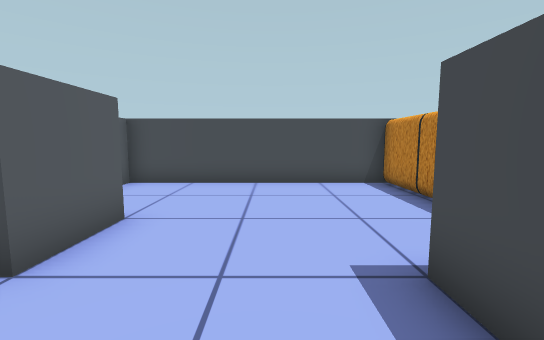
view 1 (above)

16 first-person views from a walk through a Unity game level. The camera is 1.3 m above the floor, tilts 6° down and sees 90° across. The floor is counted in squares, 1 m on a side. Each view is taken from the middle of a square. On the plan, view 1 faces up. The plan holds only what a view shows up to about 13 squares ahead; the rest is blank. The place goes on beyond the plan.

view 2
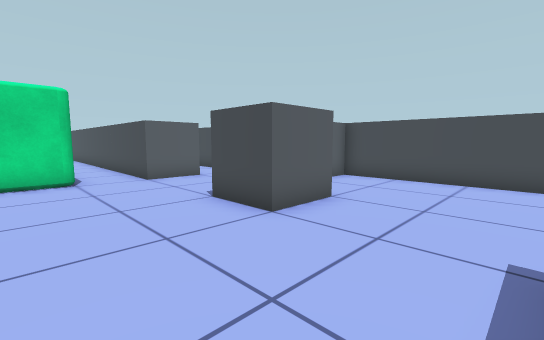

view 3
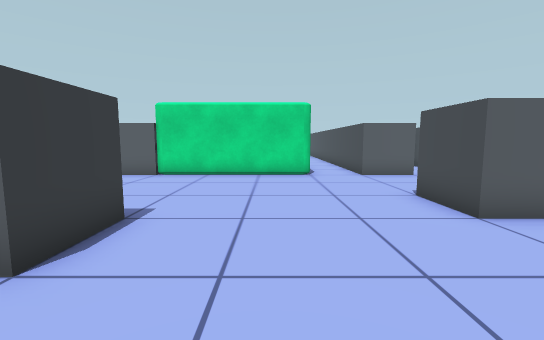

view 4
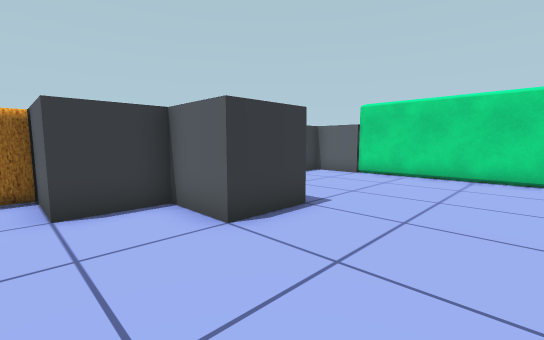

view 5
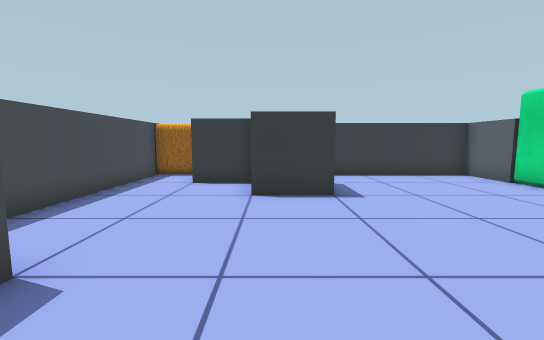

view 6
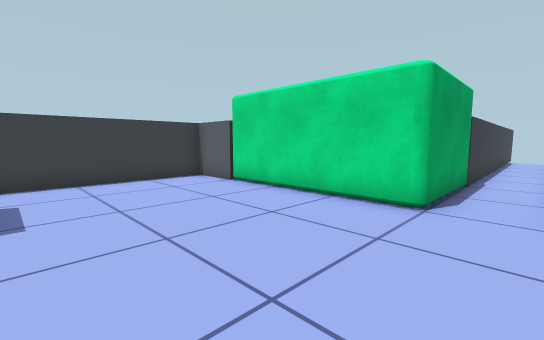

view 7
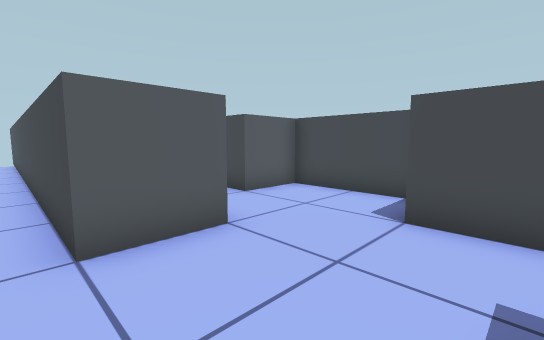

view 8
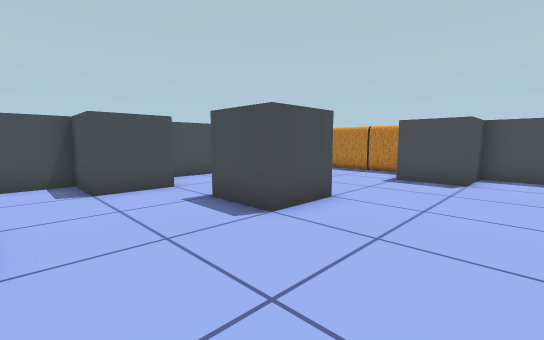

view 9
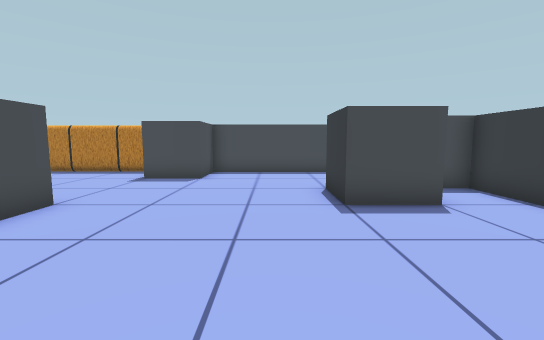

view 10
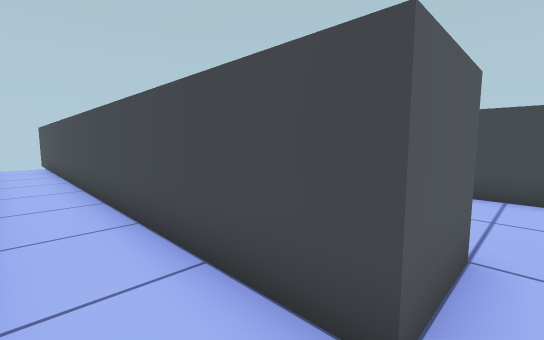

view 11
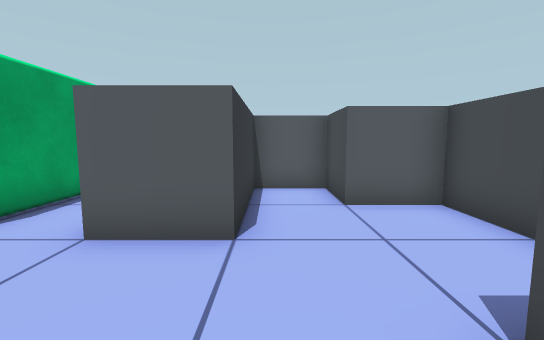

view 12
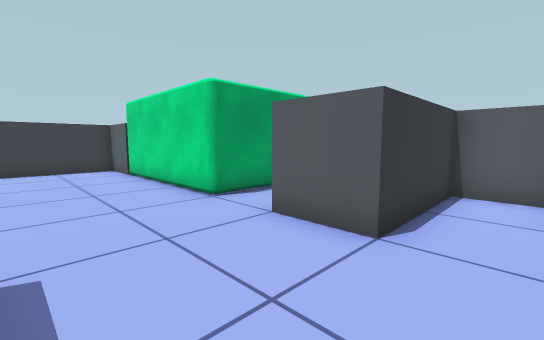

view 13
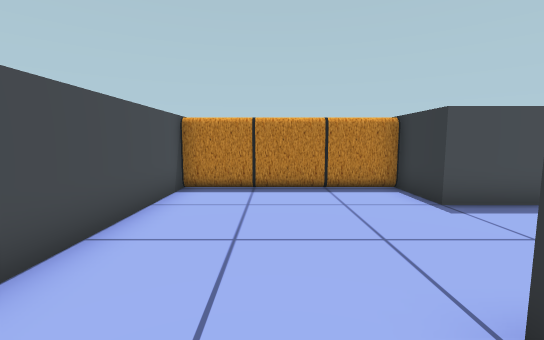

view 14
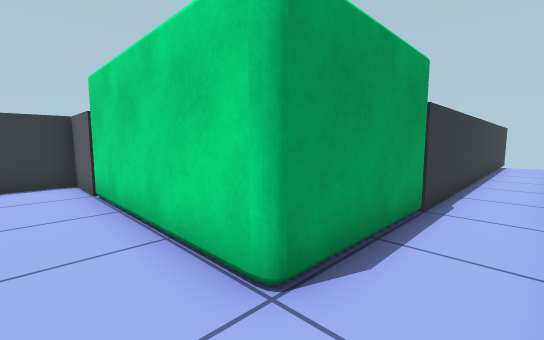

view 15
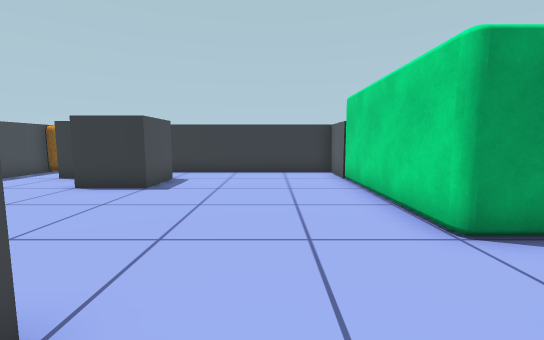

view 16
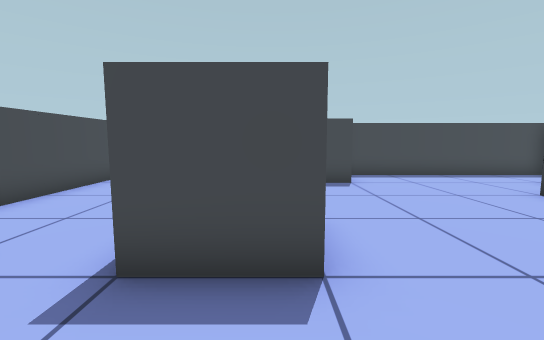

### Floor plan
Key: @ floor where view 1 was taken; # wall or solid block; . floor; O other object.
Columns run from 25 left of view 1 to 5 right of it. Each row starts with its distance up from view 1.
  9               ################
  8               #....##........OO
  7             ###....##........OO
  6             #................OO
  5             #................OO
  4             #####....##......OO
  3 #################....##......OO
  2  ..........................###
  1  ..........................###
  0  ############OOOO........@...#
 -1                 O............#
 -2                 O............#
 -3                 O............#
 -4                 O......##....#
 -5                 O......##....#
 -6                 #.......###..#
 -7                 #........##..#
 -8                 ###########OO#
 -9                            OO

Where each view was taken, in squares from view 1:
view 1: 0 up, 0 right, facing up
view 2: 1 down, 1 right, facing up-left
view 3: 1 down, 2 right, facing left
view 4: 0 up, 2 right, facing down-left
view 5: 3 up, 1 left, facing down
view 6: 2 up, 3 left, facing down-left
view 7: 2 up, 5 left, facing up-left
view 8: 1 down, 8 left, facing up-right
view 9: 2 down, 8 left, facing right
view 10: 1 up, 8 left, facing up-left
view 11: 5 up, 5 left, facing left
view 12: 6 up, 5 left, facing down-left
view 13: 6 up, 4 left, facing right
view 14: 2 up, 7 left, facing down-left
view 15: 4 up, 6 left, facing down
view 16: 3 up, 7 left, facing right
